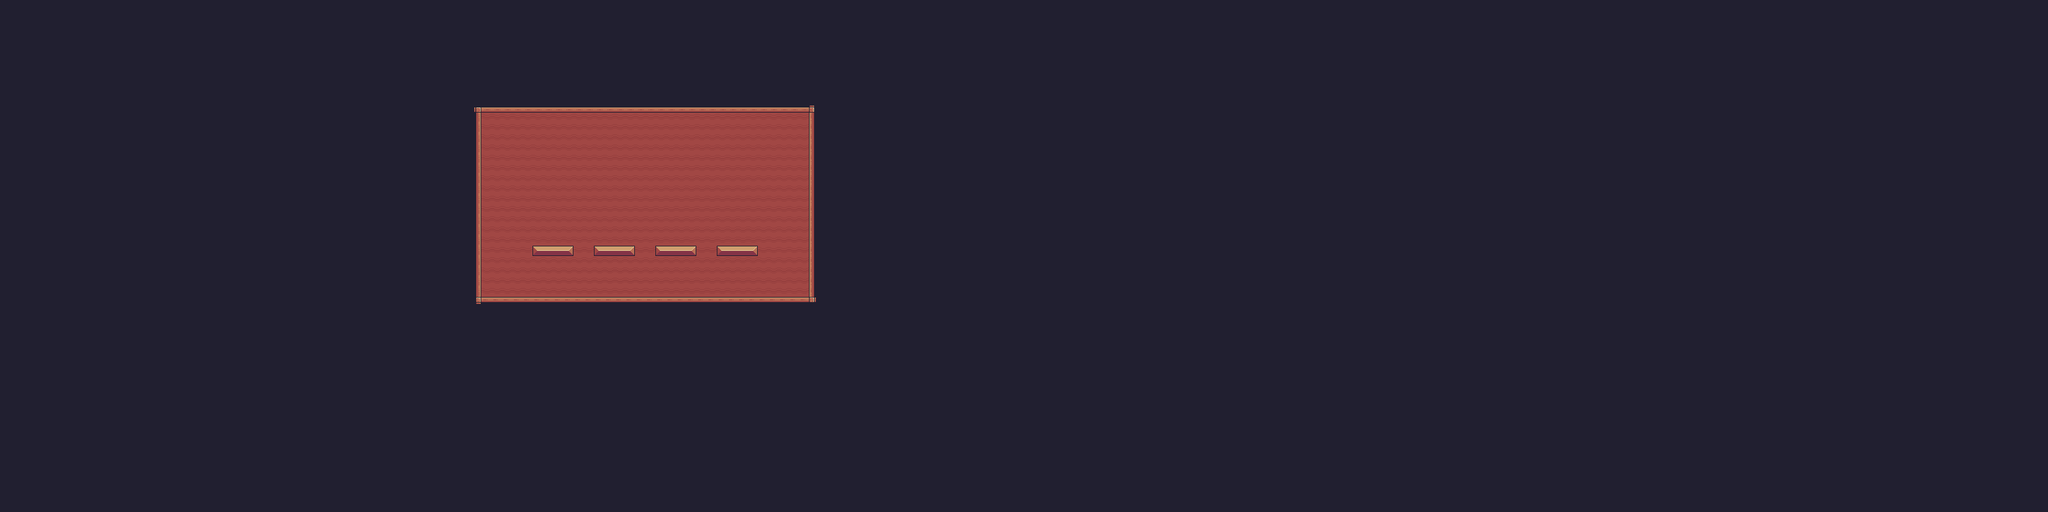

This game map was drawn from its Tiled (.tmx) file and the tilesets committed beside it. A one-line description and the trimmed map source follow:
An orthogonal 200x50 tile map with 16x16 px tiles, 1 tile layer (Backgorund) and 7 objects (4x Virtual Guy, Pixel Plunge, Choose a character!, Volume).

<map version="1.10" tiledversion="1.10.2" orientation="orthogonal" renderorder="right-down" width="200" height="50" tilewidth="16" tileheight="16" infinite="0" nextlayerid="7" nextobjectid="22">
 <tileset firstgid="1" source="Pixel Adventure.tsx" />
 <layer id="1" name="Backgorund" width="200" height="50">
  <data>[10000 cells, 10000 non-empty, 13 distinct tile ids]</data>
 </layer>
 <objectgroup id="5" name="Characters">
  <object id="9" name="Ninja Frog" type="Virtual Guy" x="832" y="320" width="64" height="64" />
  <object id="10" name="Mask Dude" type="Virtual Guy" x="928" y="320" width="64" height="64" />
  <object id="11" name="Pink Man" type="Virtual Guy" x="1024" y="320" width="64" height="64" />
  <object id="12" name="Virtual Guy" type="Virtual Guy" x="1120" y="320" width="64" height="64" />
 </objectgroup>
 <objectgroup id="2" name="Texts">
  <object id="14" name="Pixel Plunge" type="Pixel Plunge" x="826" y="192" width="314.077" height="59">
   <properties>
    <property name="size" type="float" value="70" />
   </properties>
  </object>
  <object id="18" name="Choose a character!" x="832" y="220" width="312" height="60">
   <properties>
    <property name="size" type="float" value="40" />
   </properties>
  </object>
 </objectgroup>
 <objectgroup id="6" name="Buttons">
  <object id="21" name="Volume" type="Volume" x="1236" y="180" width="24.5" height="24.5" />
 </objectgroup>
</map>
